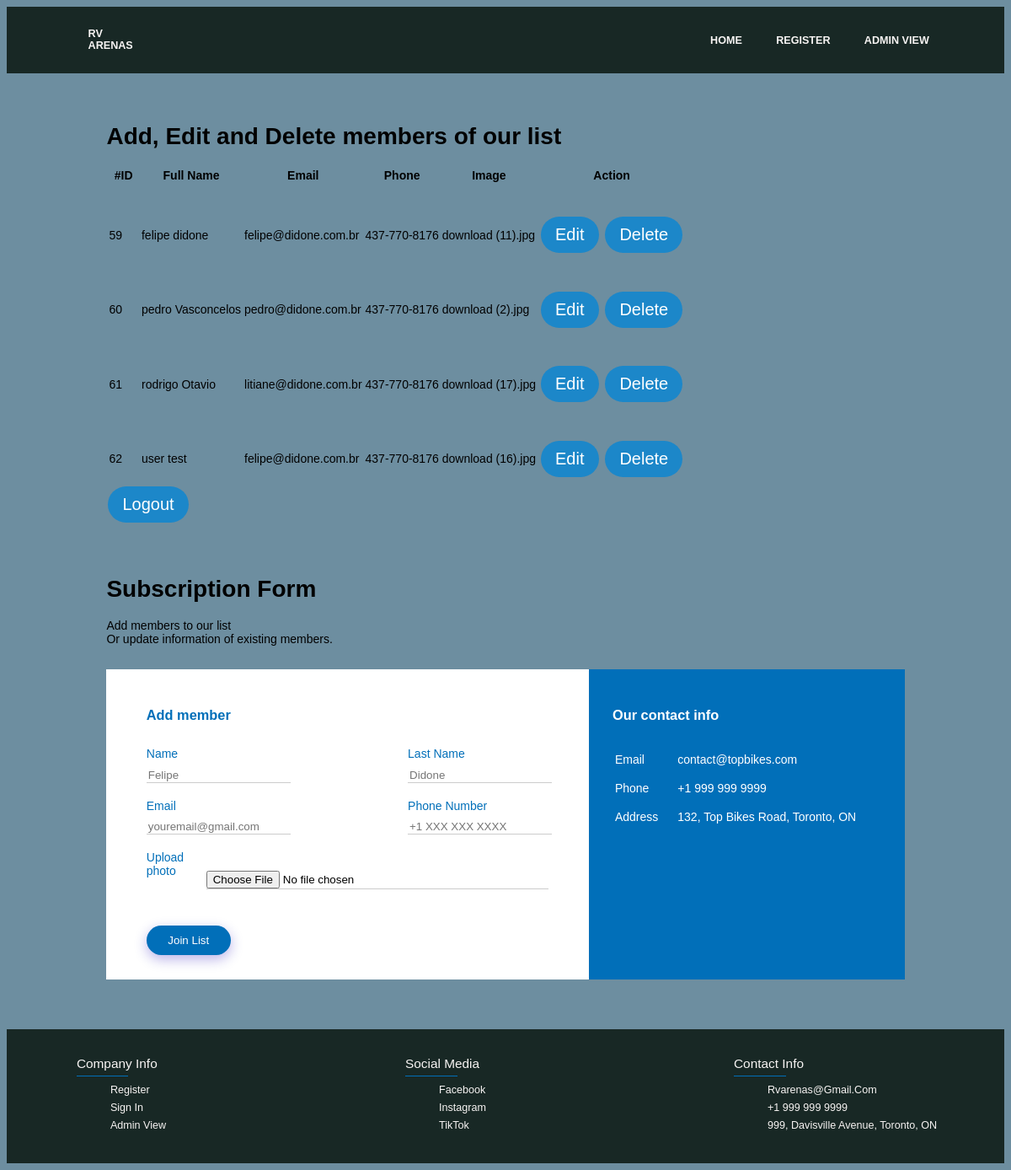
The page /admin_view.php (signed in) on the database its author committed.
### tables this page shows
CREATE TABLE `leads` (
  `id` int(20) NOT NULL,
  `fname` varchar(30) NOT NULL,
  `lname` varchar(30) NOT NULL,
  `email` varchar(30) NOT NULL,
  `phone` varchar(30) NOT NULL,
  `image` blob NOT NULL
);

### inc/database_crud.php (called while the page is built, shortened)
<?php
  $fname = '';
  $lname = '';
  $email = '';
  $phone = '';
  $image = '';
  $update = false;
?>

### admin_view.php (the view, shortened to what this page needs)
<?php require('inc/header.php');?>
	<?php
		if (isset($_SESSION['user_id'])):
	?>
	<?php require_once('inc/database_crud.php');?>
	<?php
		$mysqli = new mysqli('localhost:8080', 'root', '', 'mydb') or die(mysqli_error($mysqli));
		$result = $mysqli->query("SELECT * FROM leads") or die($mysqli->error);
	?>
				<main>
					<div class="container">
						<h1> Add, Edit and Delete members of our list </h1>
						<div class="row">
							<table class="table">
								<thead>
									<tr>
										<th>#ID</th>
										<th>Full Name</th>
										<th>Email</th>
										<th>Phone</th>
										<th>Image</th>
										<th colspan="2"> Action </th>
									</tr>
								</thead>
					<?php while($row = $result->fetch_assoc()): ?>
								<tr>
									<td><?php echo $row['id']; ?></td>
									<td><?php echo $row['fname'] . " " . $row['lname']; ?></td>
									<td><?php echo $row['email'] ?></td>
									<td><?php echo $row['phone'] ?></td>
									<td><?php echo $row['image'] ?></td>
									<td>
										<a class= "button" href="admin_view.php?edit=<?php echo $row['id']; ?>"> Edit</a>
										<a class = "button" href="inc/database_crud.php?delete=<?php echo $row['id']; ?>"> Delete</a>
									</td>
								</tr>
					<?php endwhile; ?>
							</table>
						</div>
						<a class="button" href="logout.php">Logout</a>
					</div>
					<div class="container">
							<h1> Subscription Form</h1>
							<p> Add members to our list<br> Or update information of existing members.</p>
							<div class="contact-form">
								<div class="contact-left-column">
									<?php if ($update==true):?>
										<h3> Update member info </h3>
									<?php else:?>
										<h3> Add member</h3>
									<?php endif;?>
									<form  method = "POST">
										<div class="input-row">
											<div class="input-field">
												<label> Name </label>
												<input type="text" name="fname" id="fname" value="<?php echo $fname; ?>" placeholder="Felipe">
											</div>
											<div class="input-field">
												<label> Last Name</label>
												<input type="text" name="lname" id="lname" value="<?php echo $lname; ?>" placeholder="Didone">
											</div>
										</div>
										<div class="input-row">
											<div class="input-field">
												<label> Email </label>
												<input type="email" name="email" id="email" value="<?php echo $email; ?>"  placeholder="youremail@gmail.com">
											</div>
											<div class="input-field">
												<label> Phone Number</label>
												<input type="tel" name="phone" id="phone" value="<?php echo $phone; ?>" placeholder="+1 XXX XXX XXXX">
											</div>
										</div>
										<div class="input-row">
                                    		<label for="image"> Upload  photo </label>
                                   			<input type="file" name="image" id="image" value = "<?php echo $image; ?>" placeholder="upload your photo">
                            			</div>
											<?php if ($update == true):?>
												<button type="submit" name="update"> Update Info</button>
											<?php else:?>
												<button type="submit" name="submit"> Join List</button>
											<?php endif;?>
										</form>
								</div>
								<div class="contact-right-column">
									<h3> Our contact info </h3>
									<table>
										<tr>
											<td>Email</td>
											<td> contact@topbikes.com</td>
										</tr>
										<tr>
											<td>Phone</td>
											<td> +1 999 999 9999</td>
										</tr>
										<tr>
											<td>Address</td>
											<td> 132, Top Bikes Road, Toronto, ON</td>
										</tr>
									</table>
								</div>
							</div>
						</div>
				</main>
				<?php endif?>
				<?php require('inc/footer.php');?>

### css/styles.css (style rules this page uses)
.row { display: flex; flex-wrap: wrap; }
body { background-color: #6D8EA0; font-size: 14px; font-family:'Poppins', sans-serif; }
.container { width: 80%; margin: 5% auto; }
.contact-form { background-color: white; display: flex; }
.contact-left-column { flex-basis: 60%; padding: 3% 5%; }
.contact-right-column { flex-basis: 40%; padding:3%; background-color: #016FB9; color: white; }
.container p { margin-bottom: 3%; }
.input-row { display: flex; justify-content: space-between; margin-bottom: 4%; }
.input-row .input-field { flex-basis: 35%; }
input { width: 100%; border: none; border-bottom: 1px solid #ccc; outline: none; margin-top: 5%; }
label { color: #016FB9; display:block; }
button { width: 100px; background-color: #016FB9; color: white; border-radius: 30px; border: none; height: 35px; margin-top: 5%; box-shadow: 0px 5px 15px 0px rgba(28, 0, 181, 0.3); }
.button { background-color: #1c87c9; border: none; color: white; padding: 10px 17px; text-align: center; text-decoration: none; display: inline-block; font-size: 20px; margin: 4px 2px; cursor: pointer; border-radius: 30px; }
.contact-left-column h3 { color: #016FB9; font-weight: 600; margin-bottom: 6%; }
.contact-right-column h3 { color: white; font-weight: 600; margin-bottom: 6%; }
tr td:first-child { padding-right: 20px; }
tr td { padding-top: 5%; }

### rows shown on the page
leads: id "59", fname "felipe", lname "didone", email "felipe@didone.com.br", phone "437-770-8176", image "download (11).jpg"
leads: id "60", fname "pedro", lname "Vasconcelos", email "pedro@didone.com.br", phone "437-770-8176", image "download (2).jpg"
leads: id "61", fname "rodrigo", lname "Otavio", email "litiane@didone.com.br", phone "437-770-8176", image "download (17).jpg"
leads: id "62", fname "user", lname "test", email "felipe@didone.com.br", phone "437-770-8176", image "download (16).jpg"
